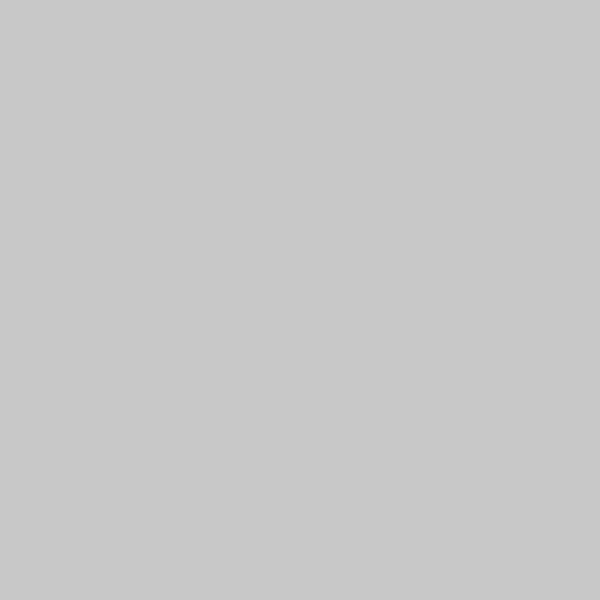
Frame 1 (no input)
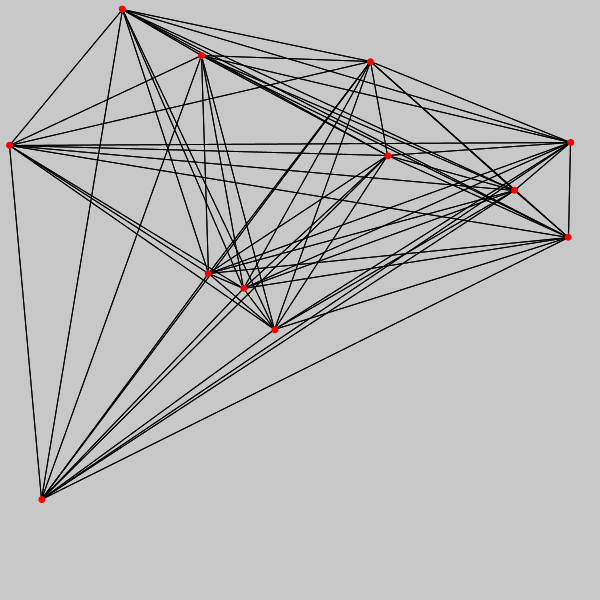
Frame 60 (the mouse pressed at the canvas centre just before this capture)
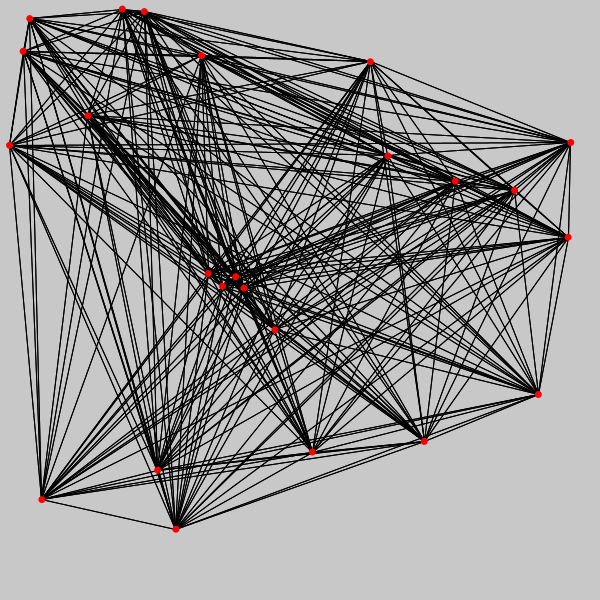
Frame 120 (the mouse held since frame 60 and released just before this capture)

The Processing sketch that drew these frames (run headless with seeded random() and noise(); from frame 60 on, the mouse is pressed at the canvas centre):

// Processing sketch: processing_53212
// ── processing_53212.pde

// Constants affecting output
int maxPoints = 30;
int drawsBetweenNewPoints = 5; // after 5 redraws, a new point is added and,
// if maxPoints has been reached, one is deleted.
float pointSize = 7;
color pointColor = color(255, 0, 0);
color lineColor = color(0);

ArrayList<PVector> pointList = new ArrayList<PVector>();
int drawCount=0;

void setup()
{
  size(600, 600);
}

void draw()
{
  background(200);
  drawCount++;
  if (drawCount == drawsBetweenNewPoints)
  {
    if (pointList.size()<maxPoints)
      pointList.add(new PVector(random(width), random(height)));
    else
    {
      pointList.add(new PVector(random(width), random(height)));
      pointList.remove(0);
    }
    drawCount = 0;
  }

  stroke(lineColor);
  for (int i = 0; i < pointList.size(); i++)
  {
    for (int j = 0; j < pointList.size(); j++)
    {
      PVector p1 = pointList.get(i);
      PVector p2 = pointList.get(j);
      line(p1.x, p1.y, p2.x, p2.y);
    }
  }

  for (int i = 0; i < pointList.size(); i++)
  {
    PVector p = pointList.get(i);
    fill(pointColor);
    noStroke();
    ellipse(p.x, p.y, pointSize, pointSize);
  }
}
                                
